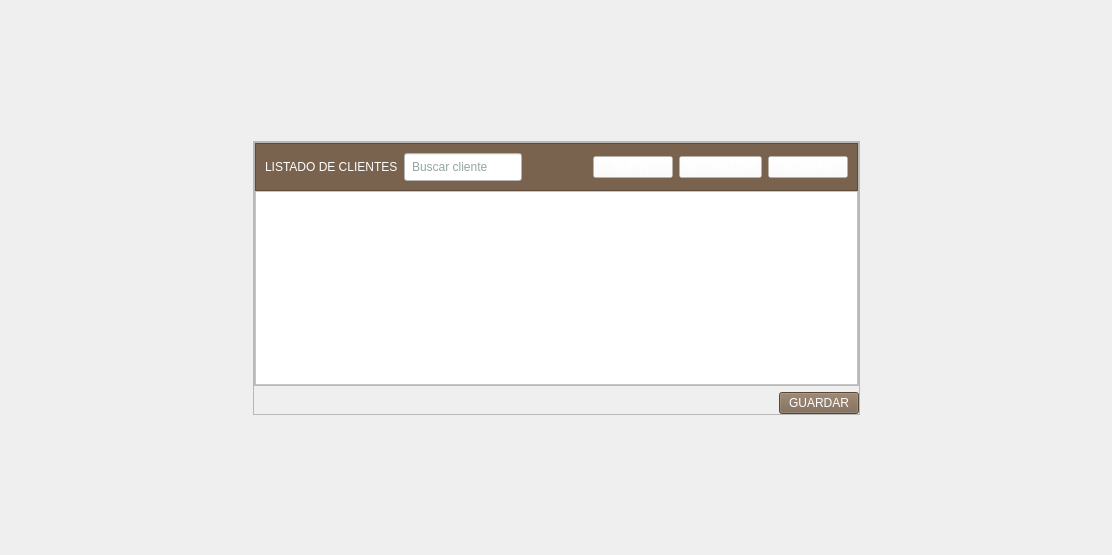
<?xml version="1.0" encoding="UTF-8"?>
<ui version="4.0">
 <class>Clients</class>
 <widget class="QWidget" name="Clients">
  <property name="geometry">
   <rect>
    <x>0</x>
    <y>0</y>
    <width>1112</width>
    <height>555</height>
   </rect>
  </property>
  <property name="windowTitle">
   <string>Form</string>
  </property>
  <layout class="QVBoxLayout" name="verticalLayout_4">
   <item>
    <spacer name="verticalSpacer">
     <property name="orientation">
      <enum>Qt::Vertical</enum>
     </property>
     <property name="sizeHint" stdset="0">
      <size>
       <width>18</width>
       <height>113</height>
      </size>
     </property>
    </spacer>
   </item>
   <item>
    <layout class="QHBoxLayout" name="horizontalLayout_3">
     <item>
      <spacer name="horizontalSpacer_3">
       <property name="orientation">
        <enum>Qt::Horizontal</enum>
       </property>
       <property name="sizeHint" stdset="0">
        <size>
         <width>40</width>
         <height>20</height>
        </size>
       </property>
      </spacer>
     </item>
     <item>
      <widget class="QFrame" name="frame_4">
       <property name="frameShape">
        <enum>QFrame::StyledPanel</enum>
       </property>
       <property name="frameShadow">
        <enum>QFrame::Raised</enum>
       </property>
       <layout class="QVBoxLayout" name="verticalLayout_3">
        <property name="leftMargin">
         <number>0</number>
        </property>
        <property name="topMargin">
         <number>0</number>
        </property>
        <property name="rightMargin">
         <number>0</number>
        </property>
        <property name="bottomMargin">
         <number>0</number>
        </property>
        <item>
         <widget class="QFrame" name="frame_3">
          <property name="frameShape">
           <enum>QFrame::StyledPanel</enum>
          </property>
          <property name="frameShadow">
           <enum>QFrame::Raised</enum>
          </property>
          <layout class="QVBoxLayout" name="verticalLayout_2">
           <property name="spacing">
            <number>0</number>
           </property>
           <property name="leftMargin">
            <number>0</number>
           </property>
           <property name="topMargin">
            <number>0</number>
           </property>
           <property name="rightMargin">
            <number>0</number>
           </property>
           <property name="bottomMargin">
            <number>0</number>
           </property>
           <item>
            <widget class="QFrame" name="frame_2">
             <property name="styleSheet">
              <string notr="true">background-color:#79634E;</string>
             </property>
             <property name="frameShape">
              <enum>QFrame::StyledPanel</enum>
             </property>
             <property name="frameShadow">
              <enum>QFrame::Raised</enum>
             </property>
             <layout class="QHBoxLayout" name="horizontalLayout">
              <item>
               <widget class="QLabel" name="label_9">
                <property name="styleSheet">
                 <string notr="true">font: 12pt &quot;MS Shell Dlg 2&quot;;
color: white;</string>
                </property>
                <property name="text">
                 <string>LISTADO DE CLIENTES</string>
                </property>
               </widget>
              </item>
              <item>
               <widget class="QLineEdit" name="lineEdit">
                <property name="styleSheet">
                 <string notr="true">font: 12pt &quot;MS Shell Dlg 2&quot;;
background-color:white;
min-height:1.8em;
max-height:1.8em;
padding:5px;
min-width:15em;
max-width:15em;
color: #294D39;</string>
                </property>
                <property name="placeholderText">
                 <string>Buscar cliente</string>
                </property>
               </widget>
              </item>
              <item>
               <spacer name="horizontalSpacer">
                <property name="orientation">
                 <enum>Qt::Horizontal</enum>
                </property>
                <property name="sizeHint" stdset="0">
                 <size>
                  <width>65</width>
                  <height>8</height>
                 </size>
                </property>
               </spacer>
              </item>
              <item>
               <widget class="QPushButton" name="new_butt">
                <property name="styleSheet">
                 <string notr="true">font: 12pt &quot;MS Shell Dlg 2&quot;;
color:white;
background-color:rgba(255,255,255,30%);
min-width:8.5em;
max-width:8.5em;
min-height:2.5em;
max-height:2.5em;</string>
                </property>
                <property name="text">
                 <string>NUEVO</string>
                </property>
               </widget>
              </item>
              <item>
               <widget class="QPushButton" name="modify_butt">
                <property name="styleSheet">
                 <string notr="true">font: 12pt &quot;MS Shell Dlg 2&quot;;
color:white;
background-color:rgba(255,255,255,30%);
min-width:8.5em;
max-width:8.5em;
min-height:2.5em;
max-height:2.5em;</string>
                </property>
                <property name="text">
                 <string>ACTUALIZAR</string>
                </property>
               </widget>
              </item>
              <item>
               <widget class="QPushButton" name="delete_butt">
                <property name="styleSheet">
                 <string notr="true">font: 12pt &quot;MS Shell Dlg 2&quot;;
color:white;
background-color:rgba(255,255,255,30%);
min-width:8.5em;
max-width:8.5em;
min-height:2.5em;
max-height:2.5em;</string>
                </property>
                <property name="text">
                 <string>BORRAR</string>
                </property>
               </widget>
              </item>
             </layout>
            </widget>
           </item>
           <item>
            <widget class="QFrame" name="frame">
             <property name="styleSheet">
              <string notr="true">background-color:white;</string>
             </property>
             <property name="frameShape">
              <enum>QFrame::StyledPanel</enum>
             </property>
             <property name="frameShadow">
              <enum>QFrame::Raised</enum>
             </property>
             <layout class="QVBoxLayout" name="verticalLayout">
              <property name="spacing">
               <number>0</number>
              </property>
              <property name="leftMargin">
               <number>0</number>
              </property>
              <property name="topMargin">
               <number>0</number>
              </property>
              <property name="rightMargin">
               <number>0</number>
              </property>
              <property name="bottomMargin">
               <number>0</number>
              </property>
              <item>
               <widget class="QTableWidget" name="table_clients">
                <property name="styleSheet">
                 <string notr="true">QTableWidget{
border-top: 2.5px solid white;
border-bottom: 2.5px solid white;
border-right: 2.5px solid white;
border-left: 2.5px solid white;
font: 12pt &quot;MS Shell Dlg 2&quot;;
color: #294D39;
}

</string>
                </property>
                <property name="frameShape">
                 <enum>QFrame::StyledPanel</enum>
                </property>
                <property name="horizontalScrollBarPolicy">
                 <enum>Qt::ScrollBarAlwaysOff</enum>
                </property>
                <property name="autoScroll">
                 <bool>true</bool>
                </property>
                <property name="editTriggers">
                 <set>QAbstractItemView::NoEditTriggers</set>
                </property>
                <property name="tabKeyNavigation">
                 <bool>false</bool>
                </property>
                <property name="showDropIndicator" stdset="0">
                 <bool>false</bool>
                </property>
                <property name="alternatingRowColors">
                 <bool>false</bool>
                </property>
                <property name="selectionBehavior">
                 <enum>QAbstractItemView::SelectItems</enum>
                </property>
                <property name="showGrid">
                 <bool>false</bool>
                </property>
                <property name="rowCount">
                 <number>0</number>
                </property>
                <property name="columnCount">
                 <number>0</number>
                </property>
                <attribute name="horizontalHeaderVisible">
                 <bool>false</bool>
                </attribute>
                <attribute name="verticalHeaderVisible">
                 <bool>false</bool>
                </attribute>
               </widget>
              </item>
             </layout>
            </widget>
           </item>
          </layout>
         </widget>
        </item>
        <item>
         <layout class="QHBoxLayout" name="horizontalLayout_2">
          <item>
           <spacer name="horizontalSpacer_2">
            <property name="orientation">
             <enum>Qt::Horizontal</enum>
            </property>
            <property name="sizeHint" stdset="0">
             <size>
              <width>40</width>
              <height>20</height>
             </size>
            </property>
           </spacer>
          </item>
          <item>
           <widget class="QPushButton" name="pushButton_14">
            <property name="styleSheet">
             <string notr="true">font: 12pt &quot;MS Shell Dlg 2&quot;;
color:white;
background-color:#79634E;
min-width:8.5em;
max-width:8.5em;
min-height:2.5em;
max-height:2.5em;</string>
            </property>
            <property name="text">
             <string>GUARDAR</string>
            </property>
           </widget>
          </item>
         </layout>
        </item>
       </layout>
      </widget>
     </item>
     <item>
      <spacer name="horizontalSpacer_4">
       <property name="orientation">
        <enum>Qt::Horizontal</enum>
       </property>
       <property name="sizeHint" stdset="0">
        <size>
         <width>40</width>
         <height>20</height>
        </size>
       </property>
      </spacer>
     </item>
    </layout>
   </item>
   <item>
    <spacer name="verticalSpacer_2">
     <property name="orientation">
      <enum>Qt::Vertical</enum>
     </property>
     <property name="sizeHint" stdset="0">
      <size>
       <width>18</width>
       <height>112</height>
      </size>
     </property>
    </spacer>
   </item>
  </layout>
 </widget>
 <resources/>
 <connections/>
</ui>
